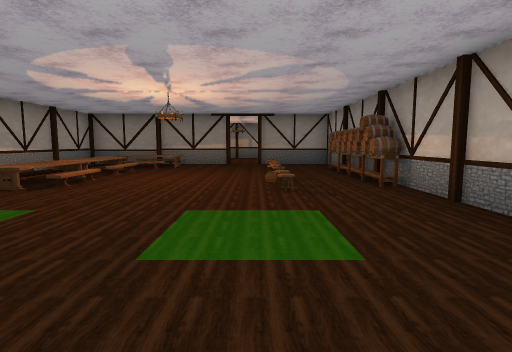
view 1 (above)

12 first-person views from a walk through a 3-D level made in the Godot game engine. The camera is 1.5 m above the floor, tilts 6° down and sees 80° across. The floor is counted in squares, 2 m on a side. Each view is taken from the middle of a square. On the plan, view 1 faces up. The plan holds only what a view shows up to about 10 squares ahead; the rest is blank. The place goes on beyond the plan. Flat picture figures and markers are not drawn. Characters and animated objects are left out. Some surface patterns are stand-ins.

view 2
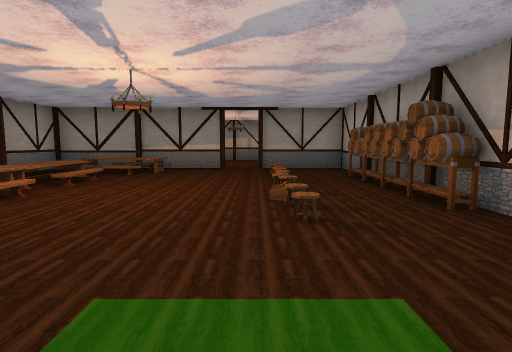

view 3
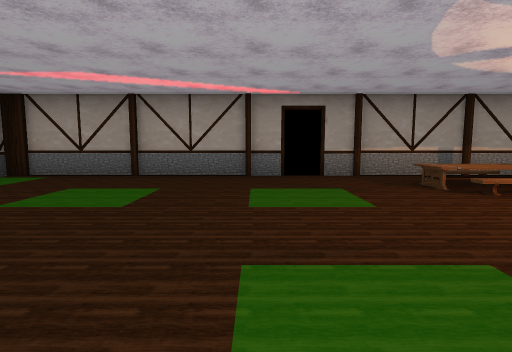

view 4
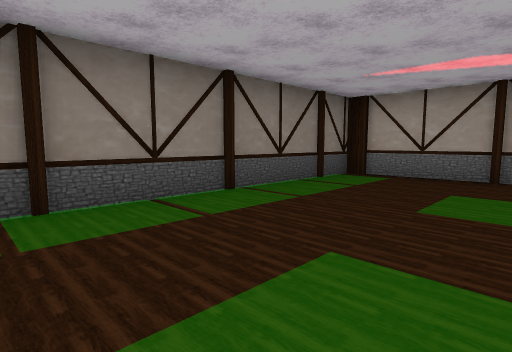

view 5
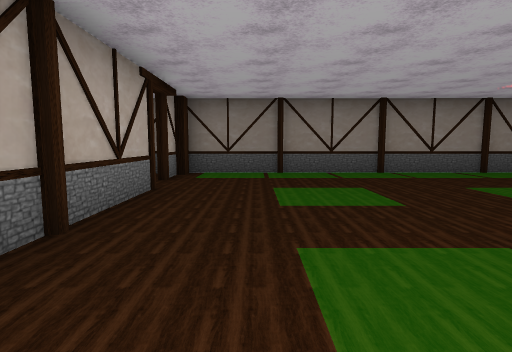

view 6
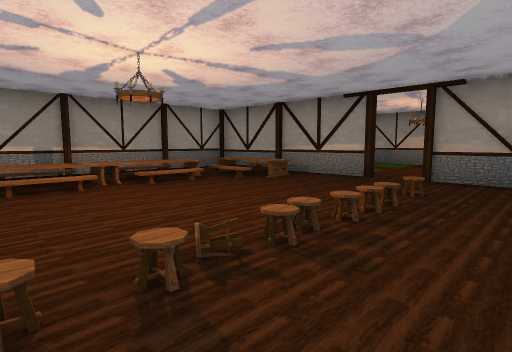

view 7
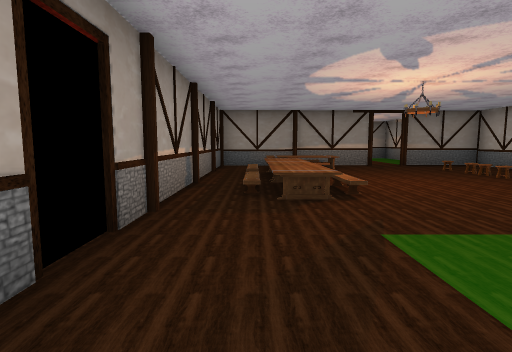

view 8
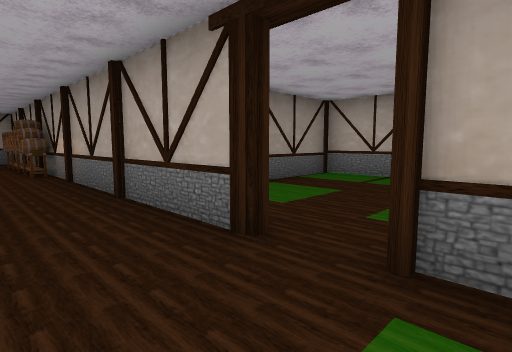

view 9
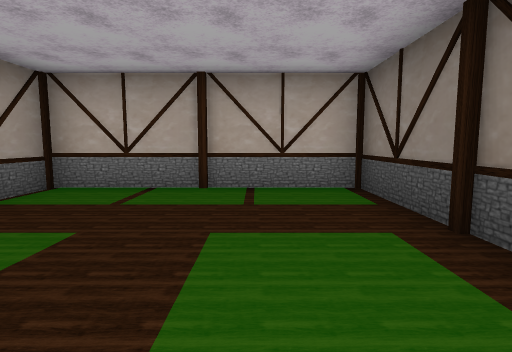

view 10
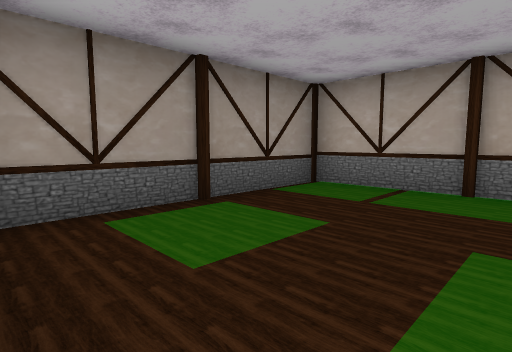

view 11
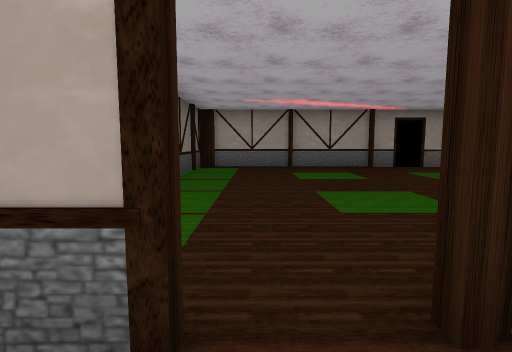

view 12
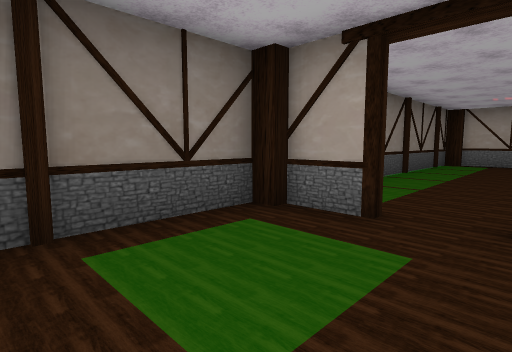

### Floor plan
Key: @ floor where view 1 was taken; # wall or solid block; x gap in a wall; . floor; / step, stairs or slope; T table.
Columns run from 7 left of view 1 to 8 right of it. Each row starts with its distance up from view 1.
 13       ..
 12 ######xx###
 11 #..TT.....#
 10 #..TT.....#
  9 #./T......#
  8 #./T......#
  7 #//T......#
  6 #./T......#
  5 #..T......#
  4 #.........#
  3 #.........#
  2 #.........######
  1 #.........#....#
  0 #......@..#....#
 -1 #.........#....#
 -2 #..............#
 -3 #.........#....#
 -4 ################

Where each view was taken, in squares from view 1:
view 1: 0 up, 0 right, facing up
view 2: 2 up, 0 right, facing up
view 3: 2 up, 1 right, facing left
view 4: 0 up, 1 right, facing down-left
view 5: 4 up, 1 right, facing down
view 6: 5 up, 2 right, facing up-left
view 7: 1 up, 5 left, facing up
view 8: 3 down, 1 right, facing up-right
view 9: 2 down, 3 right, facing right
view 10: 2 down, 3 right, facing up-right
view 11: 2 down, 4 right, facing left
view 12: 1 down, 6 right, facing down-left
